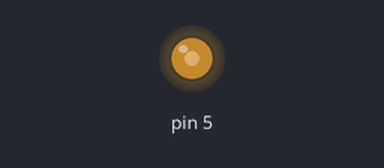
A sketch run on a simulated Arduino Uno, built with avr-gcc and run on an emulated ATmega328P. Parts: output pins drawn as LEDs (lit = HIGH).

Above: at 0.1 s.
Timing chart, 0 to 1.6 s (numbered marks = the images above):
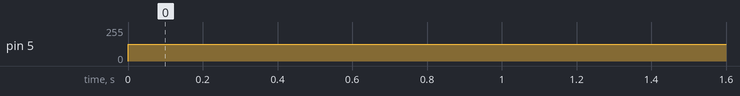

Measured:
- by itself, pin 5: 0/255 → 127/255 at 0.00 s

The sketch:

sketch_apr04a.ino
```cpp
void setup() {
// put your setup code here, to run once:
Serial.begin(9600);
pinMode(5,OUTPUT);
}
void loop() {
  // put your main code here, to run repeatedly:
analogWrite(5,127);
}
```
